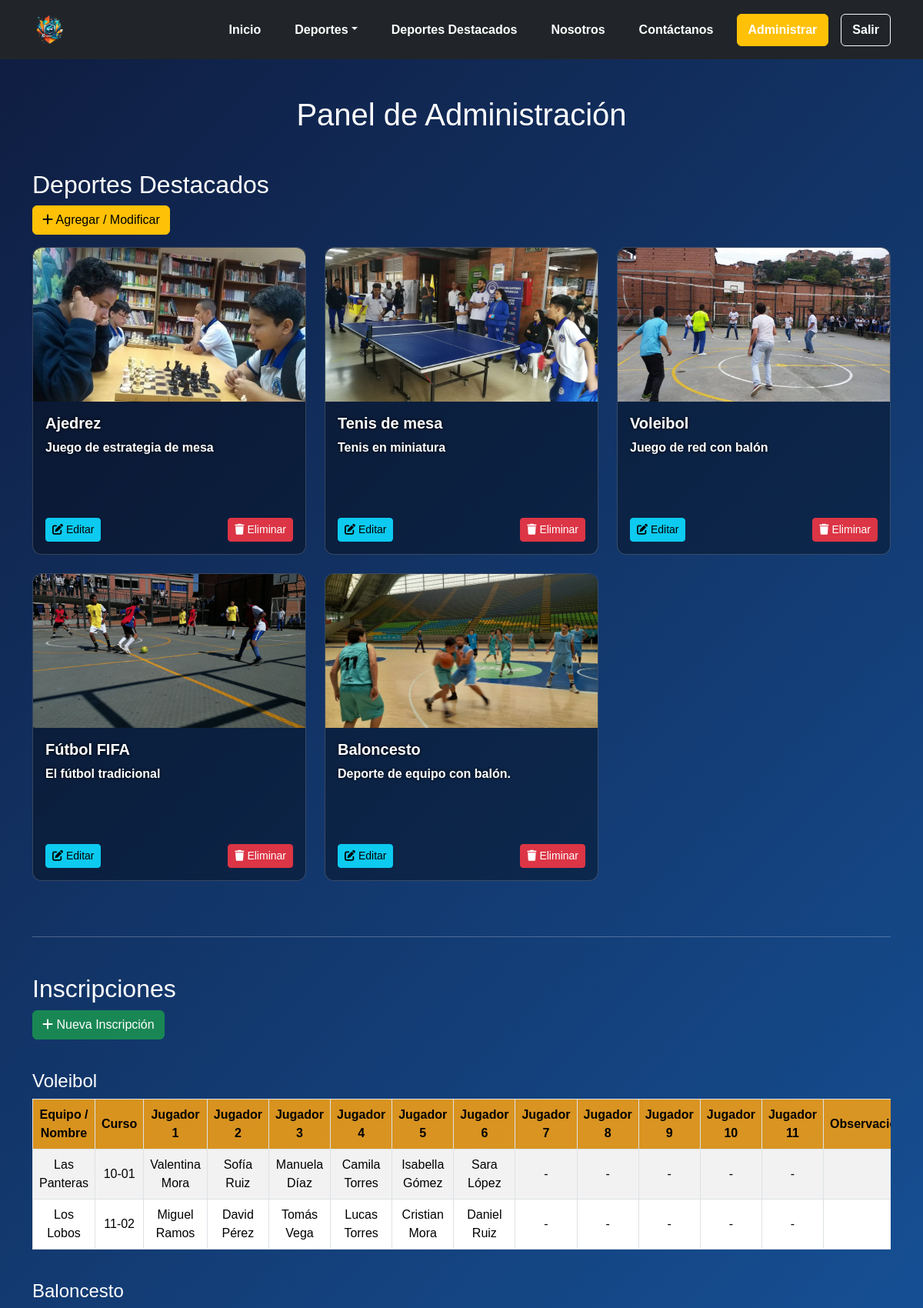
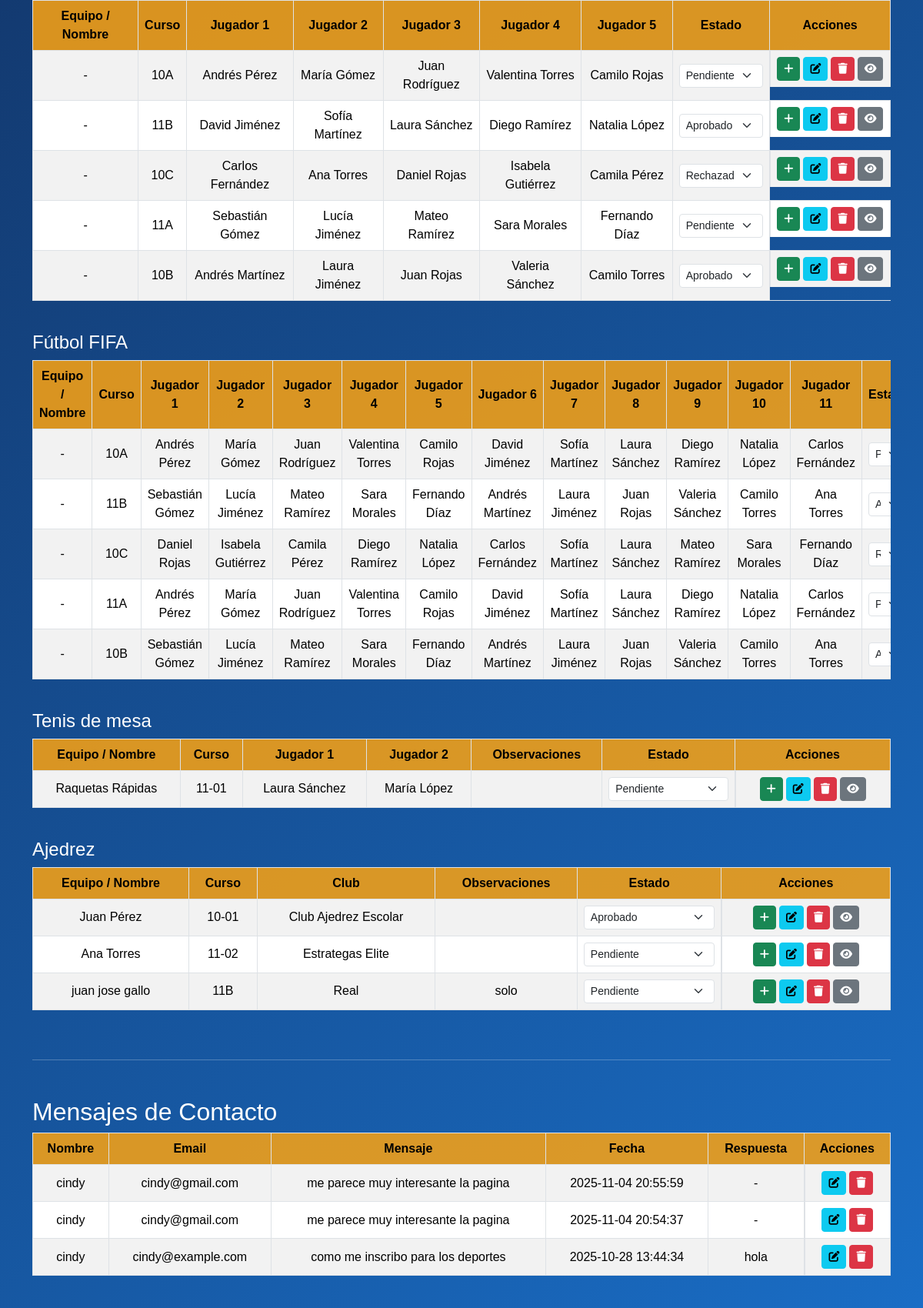
The app's page /admin_panel.php (signed in, upper part) with its own data (2 pictures, top to bottom).
### tables this page shows
CREATE TABLE `deportes` (
  `id` int(11) NOT NULL,
  `nombre` varchar(100) NOT NULL,
  `imagen` varchar(255) NOT NULL,
  `descripcion` text DEFAULT NULL,
  `fecha_creacion` timestamp NOT NULL DEFAULT current_timestamp()
);

CREATE TABLE `voleibol_jugadores` (
  `id` int(11) NOT NULL,
  `equipo` varchar(100) NOT NULL,
  `curso` varchar(50) NOT NULL,
  `jugador1` varchar(100) NOT NULL,
  `jugador2` varchar(100) DEFAULT NULL,
  `jugador3` varchar(100) DEFAULT NULL,
  `jugador4` varchar(100) DEFAULT NULL,
  `jugador5` varchar(100) DEFAULT NULL,
  `jugador6` varchar(100) DEFAULT NULL,
  `jugador7` varchar(100) DEFAULT NULL,
  `jugador8` varchar(100) DEFAULT NULL,
  `jugador9` varchar(100) DEFAULT NULL,
  `jugador10` varchar(100) DEFAULT NULL,
  `jugador11` varchar(100) DEFAULT NULL,
  `puntos` int(11) DEFAULT 0,
  `created_at` timestamp NOT NULL DEFAULT current_timestamp(),
  `estado` enum('pendiente','aprobado','rechazado') DEFAULT 'pendiente',
  `admin_id` int(11) DEFAULT NULL,
  `observaciones` text DEFAULT NULL,
  `fecha_actualizacion` datetime DEFAULT NULL,
  `notificado` tinyint(1) DEFAULT 0
);

CREATE TABLE `basquetbol_jugadores` (
  `id` int(11) NOT NULL,
  `nombre_equipo` varchar(50) NOT NULL,
  `curso` varchar(10) NOT NULL,
  `jugador1` varchar(50) NOT NULL,
  `jugador2` varchar(50) NOT NULL,
  `jugador3` varchar(50) NOT NULL,
  `jugador4` varchar(50) NOT NULL,
  `jugador5` varchar(50) NOT NULL,
  `fecha_registro` datetime NOT NULL,
  `estado` enum('pendiente','aprobado','rechazado') DEFAULT 'pendiente',
  `puntos` int(11) DEFAULT 0
);

CREATE TABLE `futbol_jugadores` (
  `id` int(11) NOT NULL,
  `nombre_equipo` varchar(50) NOT NULL,
  `curso` varchar(10) NOT NULL,
  `jugador1` varchar(50) NOT NULL,
  `jugador2` varchar(50) NOT NULL,
  `jugador3` varchar(50) NOT NULL,
  `jugador4` varchar(50) NOT NULL,
  `jugador5` varchar(50) NOT NULL,
  `jugador6` varchar(50) NOT NULL,
  `jugador7` varchar(50) NOT NULL,
  `jugador8` varchar(50) NOT NULL,
  `jugador9` varchar(50) NOT NULL,
  `jugador10` varchar(50) NOT NULL,
  `jugador11` varchar(50) NOT NULL,
  `goles` int(11) DEFAULT 0,
  `fecha_registro` datetime NOT NULL,
  `estado` enum('pendiente','aprobado','rechazado') DEFAULT 'pendiente'
);

CREATE TABLE `tenis_jugadores` (
  `id` int(10) UNSIGNED NOT NULL,
  `equipo` varchar(50) NOT NULL,
  `curso` varchar(10) NOT NULL,
  `jugador1` varchar(100) NOT NULL,
  `jugador2` varchar(100) DEFAULT NULL,
  `puntos` int(10) UNSIGNED DEFAULT 0,
  `estado` enum('pendiente','aprobado','rechazado') DEFAULT 'pendiente',
  `fecha_registro` datetime DEFAULT current_timestamp(),
  `admin_id` int(11) DEFAULT NULL,
  `observaciones` text DEFAULT NULL,
  `fecha_actualizacion` datetime DEFAULT NULL,
  `notificado` tinyint(1) DEFAULT 0
);

CREATE TABLE `ajedrez_jugadores` (
  `id` int(11) NOT NULL,
  `nombre` varchar(100) NOT NULL,
  `curso` varchar(20) NOT NULL,
  `club` varchar(50) DEFAULT NULL,
  `fecha_inscripcion` timestamp NOT NULL DEFAULT current_timestamp(),
  `admin_id` int(11) DEFAULT NULL,
  `observaciones` text DEFAULT NULL,
  `estado` enum('pendiente','aprobado','rechazado') DEFAULT 'pendiente',
  `fecha_actualizacion` timestamp NULL DEFAULT NULL,
  `notificado` tinyint(1) NOT NULL DEFAULT 0
);

CREATE TABLE `contactos` (
  `id` int(11) NOT NULL,
  `nombre` varchar(100) NOT NULL,
  `email` varchar(150) NOT NULL,
  `mensaje` text NOT NULL,
  `fecha_envio` timestamp NOT NULL DEFAULT current_timestamp(),
  `respuesta` text DEFAULT NULL,
  `estado` enum('pendiente','respondido') DEFAULT 'pendiente',
  `admin_id` int(11) DEFAULT NULL
);

### admin_panel.php (the view, shortened to what this page needs)
<?php
require_once "conexion.php";
$tablasPermitidas = [
    'voleibol_jugadores',
    'basquetbol_jugadores',
    'futbol_jugadores',
    'tenis_jugadores',
    'ajedrez_jugadores'
];
$deportes = [
    'Voleibol' => 'voleibol_jugadores',
    'Baloncesto' => 'basquetbol_jugadores',
    'Fútbol FIFA' => 'futbol_jugadores',
    'Tenis de mesa' => 'tenis_jugadores',
    'Ajedrez' => 'ajedrez_jugadores'
];
$inscripciones = [];
foreach($deportes as $nombre => $tabla){
    if(in_array($tabla, $tablasPermitidas)){
        $stmt = $pdo->query("SELECT * FROM $tabla ORDER BY id ASC");
        $inscripciones[$nombre] = $stmt->fetchAll(PDO::FETCH_ASSOC);
    }
}
$deportesDest = $pdo->query("SELECT * FROM deportes ORDER BY id DESC")->fetchAll(PDO::FETCH_ASSOC);
$contactos = $pdo->query("SELECT * FROM contactos ORDER BY fecha_envio DESC")->fetchAll(PDO::FETCH_ASSOC);
?>
<!DOCTYPE html>
<html lang="es">
<head>
<link href="https://cdn.jsdelivr.net/npm/bootstrap@5.3.2/dist/css/bootstrap.min.css" rel="stylesheet">
<link rel="stylesheet" href="https://cdnjs.cloudflare.com/ajax/libs/font-awesome/6.5.0/css/all.min.css">
</head>
<body>
<?php include './partials/navbar.php'; ?>
<div class="container my-5">
<h1 class="text-center mb-5">Panel de Administración</h1>
<h2>Deportes Destacados</h2>
<a href="admin_deportes.php" class="btn btn-warning mb-3"><i class="fa fa-plus"></i> Agregar / Modificar</a>
<div class="row">
<?php foreach($deportesDest as $dep): ?>
<div class="col-md-4 mb-4">
    <div class="card">
        <img src="<?= $dep['imagen'] ?>" class="card-img-top" alt="<?= $dep['nombre'] ?>">
        <div class="card-body">
            <div>
                <h5 class="card-title"><?= $dep['nombre'] ?></h5>
                <p class="card-text"><?= $dep['descripcion'] ?></p>
            </div>
            <div class="mt-2 d-flex justify-content-between">
                <a href="admin_deportes.php?editar=<?= $dep['id'] ?>" class="btn btn-info btn-sm">
                    <i class="fa fa-edit"></i> Editar
                </a>
                <a href="admin_deportes.php?eliminar=<?= $dep['id'] ?>" class="btn btn-danger btn-sm"
                    onclick="return confirm('¿Eliminar deporte?')">
                    <i class="fa fa-trash"></i> Eliminar
                </a>
            </div>
        </div>
    </div>
</div>
<?php endforeach; ?>
</div>
<hr class="my-5">
<h2 id="inscripciones">Inscripciones</h2>
<a href="admin_inscripcion_nuevo.php" class="btn btn-success mb-3"><i class="fa fa-plus"></i> Nueva Inscripción</a>
<?php foreach($inscripciones as $depNombre => $registros): ?>
<h4 class="mt-4"><?= $depNombre ?></h4>
<?php if(count($registros)>0): ?>
<div class="table-responsive">
<table class="table table-bordered table-striped table-inscripciones text-center">
<thead>
<tr>
<th>Equipo / Nombre</th>
<th>Curso</th>
<?php
$maxJugadores = 0;
$sample = $registros[0] ?? [];
for($i=1;$i<=11;$i++){
    if(array_key_exists("jugador$i",$sample)) $maxJugadores=$i;
}
for($i=1;$i<=$maxJugadores;$i++){
    echo "<th>Jugador $i</th>";
}
if(array_key_exists('club', $sample)) echo "<th>Club</th>";
if(array_key_exists('observaciones', $sample)) echo "<th>Observaciones</th>";
echo "<th>Estado</th><th>Acciones</th>";
?>
</tr>
</thead>
<tbody>
<?php foreach($registros as $row): ?>
<tr>
<td><?= $row['equipo'] ?? ($row['nombre'] ?? '-') ?></td>
<td><?= $row['curso'] ?></td>
<?php for($i=1;$i<=$maxJugadores;$i++): ?>
<td><?= $row["jugador$i"] ?? '-' ?></td>
<?php endfor; ?>
<?php if(array_key_exists('club', $row)) echo "<td>{$row['club']}</td>"; ?>
<?php if(array_key_exists('observaciones', $row)) echo "<td>{$row['observaciones']}</td>"; ?>
<td>
<form method="post">
<select name="estado" onchange="this.form.submit()" class="form-select form-select-sm">
<option value="pendiente" <?= ($row['estado']=='pendiente')?'selected':'' ?>>Pendiente</option>
<option value="aprobado" <?= ($row['estado']=='aprobado')?'selected':'' ?>>Aprobado</option>
<option value="rechazado" <?= ($row['estado']=='rechazado')?'selected':'' ?>>Rechazado</option>
</select>
</form>
</td>
<td class="d-flex gap-1 justify-content-center">
<a href="admin_inscripcion_nuevo.php?tabla=<?= $deportes[$depNombre] ?>&id=<?= $row['id'] ?>" class="btn btn-success btn-sm"><i class="fa fa-plus"></i></a>
<a href="admin_inscripcion_editar.php?tabla=<?= $deportes[$depNombre] ?>&id=<?= $row['id'] ?>" class="btn btn-info btn-sm"><i class="fa fa-edit"></i></a>
<a href="admin_inscripcion_eliminar.php?tabla=<?= $deportes[$depNombre] ?>&id=<?= $row['id'] ?>" class="btn btn-danger btn-sm" onclick="return confirm('¿Eliminar inscripción?')"><i class="fa fa-trash"></i></a>
<a href="admin_inscripcion_detalles.php?tabla=<?= $deportes[$depNombre] ?>&id=<?= $row['id'] ?>" class="btn btn-secondary btn-sm"><i class="fa fa-eye"></i></a>
</td>
</tr>
<?php endforeach; ?>
</tbody>
</table>
</div>
<?php else: ?>
<p>No hay inscripciones.</p>
<?php endif; ?>
<?php endforeach; ?>
<hr class="my-5">
<h2 id="contactos">Mensajes de Contacto</h2>
<?php if(count($contactos)>0): ?>
<div class="table-responsive">
<table class="table table-contactos table-bordered table-striped text-center">
<thead>
<tr>
<th>Nombre</th>
<th>Email</th>
<th>Mensaje</th>
<th>Fecha</th>
<th>Respuesta</th>
<th>Acciones</th>
</tr>
</thead>
<tbody>
<?php foreach($contactos as $c): ?>
<tr>
<td><?= $c['nombre'] ?></td>
<td><?= $c['email'] ?></td>
<td><?= $c['mensaje'] ?></td>
<td><?= $c['fecha_envio'] ?></td>
<td><?= $c['respuesta'] ?: '-' ?></td>
<td class="d-flex gap-1 justify-content-center">
<a href="admin_contacto_editar.php?id=<?= $c['id'] ?>" class="btn btn-info btn-sm"><i class="fa fa-edit"></i></a>
<a href="admin_contacto_eliminar.php?id=<?= $c['id'] ?>" class="btn btn-danger btn-sm" onclick="return confirm('¿Eliminar mensaje?')"><i class="fa fa-trash"></i></a>
</td>
</tr>
<?php endforeach; ?>
</tbody>
</table>
</div>
<?php else: ?>
<p>No hay mensajes.</p>
<?php endif; ?>
</div>
</body>
</html>

### admin_panel.php (style rules this page uses)
* { margin:0; padding:0; box-sizing:border-box; font-family:'Poppins', sans-serif; }
body { background: linear-gradient(135deg, #0f1c3f, #1e90ff, #fca311, #ff6b00); background-size: 400% 400%; animation: gradientBG 12s ease infinite; color: white; }
.card { background: rgba(0,0,0,0.35) !important; border:1px solid rgba(255,255,255,0.18) !important; border-radius:12px; overflow:hidden; height:400px; display:flex; flex-direction:column; }
.card-img-top { height:200px; object-fit:cover; border-top-left-radius:12px; border-top-right-radius:12px; }
.card-body { flex:1; display:flex; flex-direction:column; justify-content:space-between; }
.card-title, .card-body h5, .card-text { color:#fff !important; text-shadow:0 0 5px #000; font-weight:700; }
.table, .table th, .table td { color:black; vertical-align:middle; }
.table-contactos th, .table-inscripciones th { background: rgba(252,163,17,0.85); color:#000; font-weight:700; }
.table-contactos td, .table-inscripciones td { color:#000; }

### records on screen
deportes: imagen+nombre (picture), nombre "Ajedrez", descripcion "Juego de estrategia de mesa"
deportes: imagen (picture), nombre "Tenis de mesa", descripcion "Tenis en miniatura"
deportes: imagen+nombre (picture), nombre "Voleibol", descripcion "Juego de red con balón"
deportes: imagen (picture), nombre "Fútbol FIFA", descripcion "El fútbol tradicional"
deportes: imagen+nombre (picture), nombre "Baloncesto", descripcion "Deporte de equipo con balón."
voleibol_jugadores: equipo "Las Panteras", curso "10-01", jugador1 "Valentina Mora", jugador2 "Sofía Ruiz", jugador3 "Manuela Díaz", jugador4 "Camila Torres", jugador5 "Isabella Gómez", jugador6 "Sara López", jugador7 "-", jugador8 "-", jugador9 "-", jugador10 "-", jugador11 "-"
voleibol_jugadores: equipo "Los Lobos", curso "11-02", jugador1 "Miguel Ramos", jugador2 "David Pérez", jugador3 "Tomás Vega", jugador4 "Lucas Torres", jugador5 "Cristian Mora", jugador6 "Daniel Ruiz", jugador7 "-", jugador8 "-", jugador9 "-", jugador10 "-", jugador11 "-"
basquetbol_jugadores: equipo "-", curso "10A", jugador1 "Andrés Pérez", jugador2 "María Gómez", jugador3 "Juan Rodríguez", jugador4 "Valentina Torres", jugador5 "Camilo Rojas", estado "Pendiente"
basquetbol_jugadores: equipo "-", curso "11B", jugador1 "David Jiménez", jugador2 "Sofía Martínez", jugador3 "Laura Sánchez", jugador4 "Diego Ramírez", jugador5 "Natalia López", estado "Aprobado"
basquetbol_jugadores: equipo "-", curso "10C", jugador1 "Carlos Fernández", jugador2 "Ana Torres", jugador3 "Daniel Rojas", jugador4 "Isabela Gutiérrez", jugador5 "Camila Pérez", estado "Rechazado"
basquetbol_jugadores: equipo "-", curso "11A", jugador1 "Sebastián Gómez", jugador2 "Lucía Jiménez", jugador3 "Mateo Ramírez", jugador4 "Sara Morales", jugador5 "Fernando Díaz", estado "Pendiente"
basquetbol_jugadores: equipo "-", curso "10B", jugador1 "Andrés Martínez", jugador2 "Laura Jiménez", jugador3 "Juan Rojas", jugador4 "Valeria Sánchez", jugador5 "Camilo Torres", estado "Aprobado"
futbol_jugadores: equipo "-", curso "10A", jugador1 "Andrés Pérez", jugador2 "María Gómez", jugador3 "Juan Rodríguez", jugador4 "Valentina Torres", jugador5 "Camilo Rojas", jugador6 "David Jiménez", jugador7 "Sofía Martínez", jugador8 "Laura Sánchez", jugador9 "Diego Ramírez", jugador10 "Natalia López", jugador11 "Carlos Fernández", estado "Pendiente"
futbol_jugadores: equipo "-", curso "11B", jugador1 "Sebastián Gómez", jugador2 "Lucía Jiménez", jugador3 "Mateo Ramírez", jugador4 "Sara Morales", jugador5 "Fernando Díaz", jugador6 "Andrés Martínez", jugador7 "Laura Jiménez", jugador8 "Juan Rojas", jugador9 "Valeria Sánchez", jugador10 "Camilo Torres", jugador11 "Ana Torres", estado "Aprobado"
futbol_jugadores: equipo "-", curso "10C", jugador1 "Daniel Rojas", jugador2 "Isabela Gutiérrez", jugador3 "Camila Pérez", jugador4 "Diego Ramírez", jugador5 "Natalia López", jugador6 "Carlos Fernández", jugador7 "Sofía Martínez", jugador8 "Laura Sánchez", jugador9 "Mateo Ramírez", jugador10 "Sara Morales", jugador11 "Fernando Díaz", estado "Rechazado"
futbol_jugadores: equipo "-", curso "11A", jugador1 "Andrés Pérez", jugador2 "María Gómez", jugador3 "Juan Rodríguez", jugador4 "Valentina Torres", jugador5 "Camilo Rojas", jugador6 "David Jiménez", jugador7 "Sofía Martínez", jugador8 "Laura Sánchez", jugador9 "Diego Ramírez", jugador10 "Natalia López", jugador11 "Carlos Fernández", estado "Pendiente"
futbol_jugadores: equipo "-", curso "10B", jugador1 "Sebastián Gómez", jugador2 "Lucía Jiménez", jugador3 "Mateo Ramírez", jugador4 "Sara Morales", jugador5 "Fernando Díaz", jugador6 "Andrés Martínez", jugador7 "Laura Jiménez", jugador8 "Juan Rojas", jugador9 "Valeria Sánchez", jugador10 "Camilo Torres", jugador11 "Ana Torres", estado "Aprobado"
tenis_jugadores: equipo "Raquetas Rápidas", curso "11-01", jugador1 "Laura Sánchez", jugador2 "María López", estado "Pendiente"
ajedrez_jugadores: nombre "Juan Pérez", curso "10-01", club "Club Ajedrez Escolar", estado "Aprobado"
ajedrez_jugadores: nombre "Ana Torres", curso "11-02", club "Estrategas Elite", estado "Pendiente"
ajedrez_jugadores: nombre "juan jose gallo", curso "11B", club "Real", observaciones "solo", estado "Pendiente"
contactos: nombre "cindy", email "cindy@gmail.com", mensaje "me parece muy interesante la pagina", fecha_envio "2025-11-04 20:55:59", respuesta "-"
contactos: nombre "cindy", email "cindy@gmail.com", mensaje "me parece muy interesante la pagina", fecha_envio "2025-11-04 20:54:37", respuesta "-"
contactos: nombre "cindy", email "cindy@example.com", mensaje "como me inscribo para los deportes", fecha_envio "2025-10-28 13:44:34", respuesta "hola"

### other values on screen
$depNombre "Voleibol"
$depNombre "Baloncesto"
$depNombre "Fútbol FIFA"
$depNombre "Tenis de mesa"
$depNombre "Ajedrez"
